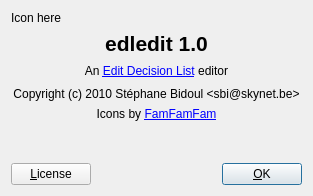
<?xml version="1.0" encoding="UTF-8"?>
<ui version="4.0">
 <class>AboutDialog</class>
 <widget class="QDialog" name="AboutDialog">
  <property name="windowModality">
   <enum>Qt::ApplicationModal</enum>
  </property>
  <property name="geometry">
   <rect>
    <x>0</x>
    <y>0</y>
    <width>313</width>
    <height>196</height>
   </rect>
  </property>
  <property name="sizePolicy">
   <sizepolicy hsizetype="Fixed" vsizetype="Fixed">
    <horstretch>0</horstretch>
    <verstretch>0</verstretch>
   </sizepolicy>
  </property>
  <property name="windowTitle">
   <string>About edledit</string>
  </property>
  <property name="modal">
   <bool>true</bool>
  </property>
  <layout class="QGridLayout" name="gridLayout">
   <item row="0" column="0">
    <layout class="QVBoxLayout" name="verticalLayout">
     <item>
      <widget class="QLabel" name="label_6">
       <property name="text">
        <string>Icon here</string>
       </property>
      </widget>
     </item>
     <item>
      <widget class="QLabel" name="label">
       <property name="font">
        <font>
         <pointsize>16</pointsize>
         <weight>75</weight>
         <bold>true</bold>
        </font>
       </property>
       <property name="text">
        <string>edledit 1.0</string>
       </property>
       <property name="alignment">
        <set>Qt::AlignCenter</set>
       </property>
      </widget>
     </item>
     <item>
      <widget class="QLabel" name="label_3">
       <property name="minimumSize">
        <size>
         <width>0</width>
         <height>19</height>
        </size>
       </property>
       <property name="text">
        <string>An &lt;a href=&quot;http://www.mplayerhq.hu/DOCS/HTML/en/edl.html&quot;&gt;Edit Decision List&lt;/a&gt; editor</string>
       </property>
       <property name="alignment">
        <set>Qt::AlignCenter</set>
       </property>
       <property name="openExternalLinks">
        <bool>true</bool>
       </property>
      </widget>
     </item>
     <item>
      <widget class="QLabel" name="label_2">
       <property name="font">
        <font>
         <pointsize>9</pointsize>
        </font>
       </property>
       <property name="text">
        <string>Copyright (c) 2010 Stéphane Bidoul &amp;lt;&lt;a href=&quot;mailto:sbi@skynet.be?subject=[edledit] ...&quot;&gt;sbi@skynet.be&lt;/a&gt;&amp;gt;</string>
       </property>
       <property name="alignment">
        <set>Qt::AlignCenter</set>
       </property>
       <property name="openExternalLinks">
        <bool>true</bool>
       </property>
      </widget>
     </item>
     <item>
      <widget class="QLabel" name="label_5">
       <property name="font">
        <font>
         <pointsize>9</pointsize>
        </font>
       </property>
       <property name="text">
        <string>Icons by &lt;a href=&quot;http://www.famfamfam.com/lab/icons/silk/&quot;&gt;FamFamFam&lt;/a&gt;</string>
       </property>
       <property name="alignment">
        <set>Qt::AlignCenter</set>
       </property>
       <property name="openExternalLinks">
        <bool>true</bool>
       </property>
      </widget>
     </item>
    </layout>
   </item>
   <item row="2" column="0">
    <layout class="QHBoxLayout" name="horizontalLayout">
     <item>
      <widget class="QPushButton" name="pushButton_2">
       <property name="text">
        <string>&amp;License</string>
       </property>
      </widget>
     </item>
     <item>
      <spacer name="horizontalSpacer">
       <property name="orientation">
        <enum>Qt::Horizontal</enum>
       </property>
       <property name="sizeHint" stdset="0">
        <size>
         <width>40</width>
         <height>20</height>
        </size>
       </property>
      </spacer>
     </item>
     <item>
      <widget class="QPushButton" name="pushButton">
       <property name="text">
        <string>&amp;OK</string>
       </property>
       <property name="default">
        <bool>true</bool>
       </property>
      </widget>
     </item>
    </layout>
   </item>
   <item row="1" column="0">
    <spacer name="verticalSpacer">
     <property name="orientation">
      <enum>Qt::Vertical</enum>
     </property>
     <property name="sizeHint" stdset="0">
      <size>
       <width>20</width>
       <height>20</height>
      </size>
     </property>
    </spacer>
   </item>
  </layout>
 </widget>
 <resources>
  <include location="edledit.qrc"/>
 </resources>
 <connections>
  <connection>
   <sender>pushButton</sender>
   <signal>clicked()</signal>
   <receiver>AboutDialog</receiver>
   <slot>accept()</slot>
   <hints>
    <hint type="sourcelabel">
     <x>303</x>
     <y>227</y>
    </hint>
    <hint type="destinationlabel">
     <x>368</x>
     <y>144</y>
    </hint>
   </hints>
  </connection>
  <connection>
   <sender>pushButton_2</sender>
   <signal>clicked()</signal>
   <receiver>AboutDialog</receiver>
   <slot>license()</slot>
   <hints>
    <hint type="sourcelabel">
     <x>35</x>
     <y>239</y>
    </hint>
    <hint type="destinationlabel">
     <x>5</x>
     <y>205</y>
    </hint>
   </hints>
  </connection>
 </connections>
 <slots>
  <slot>license()</slot>
 </slots>
</ui>
